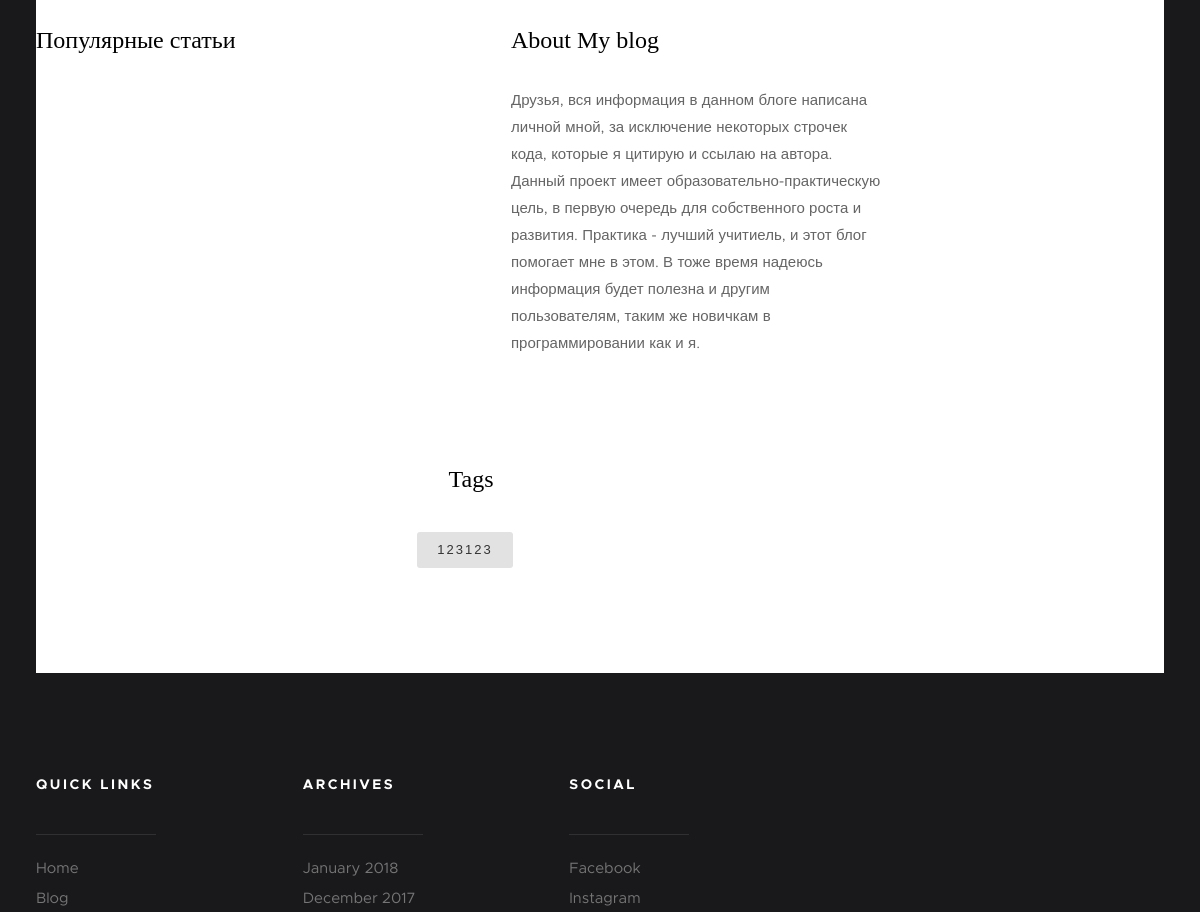
The page /tag/profiling (middle part) on the database as committed earlier.
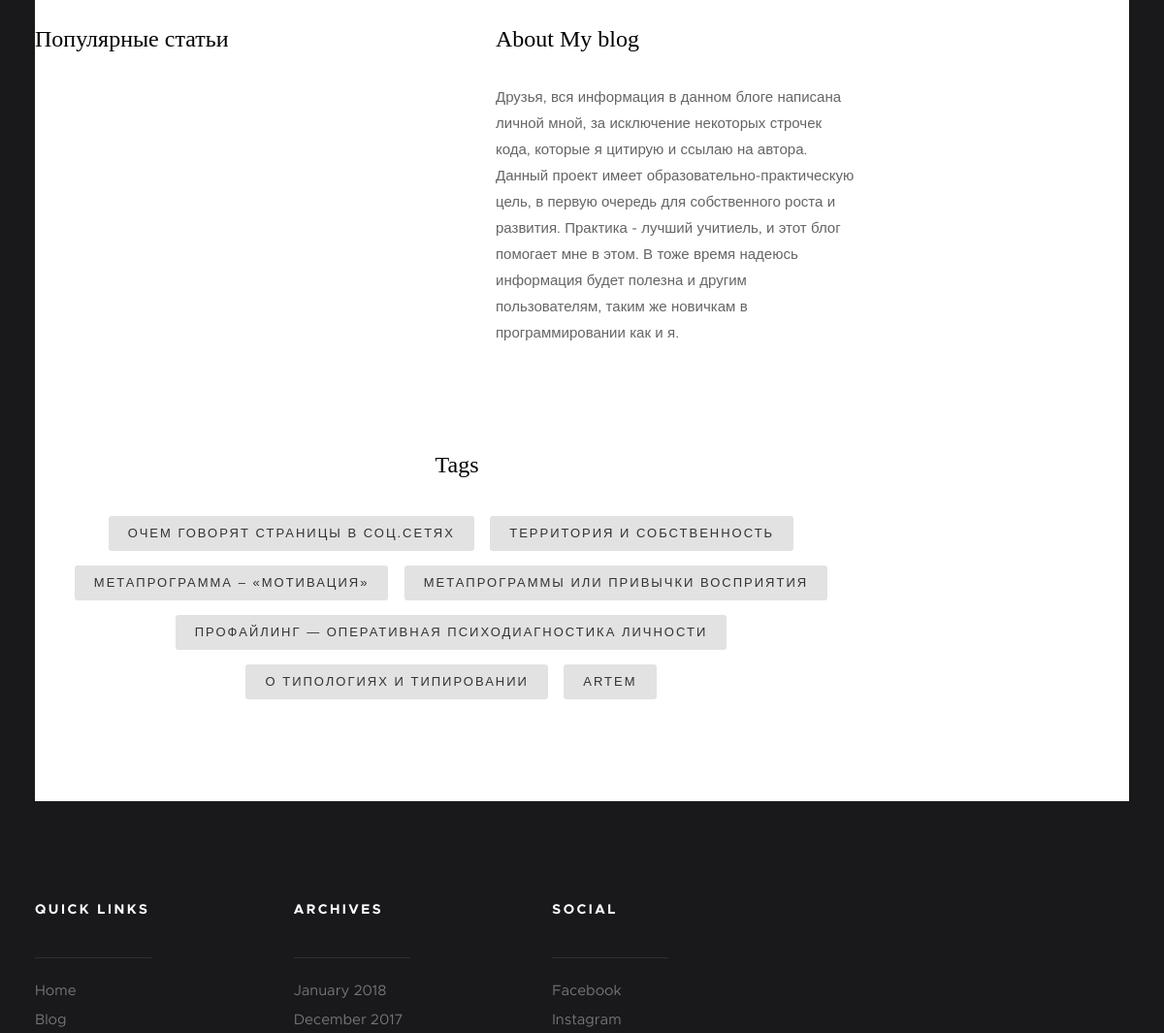
The same page on the database as committed later.
### Blog/models.py (models this page shows, shortened)
class Post (models.Model):
    STATUS_CHOICES = (('draft', 'Draft'), ('published', 'Published'))
    title = models.CharField(max_length=250, verbose_name='Название')
    category = models.ForeignKey(Category, verbose_name='Категория', on_delete=models.SET_NULL, null=True)
    tag=models.ManyToManyField('Tag', blank=True,related_name='posts')
    slug = models.SlugField(max_length=250, unique_for_date='published')
    author = models.ForeignKey(User, on_delete=models.CASCADE, related_name='blog_posts')
    image = models.ImageField(upload_to= generate_filename, verbose_name='Изображение')
    body = RichTextUploadingField(blank=True, null=True)
    published = models.DateTimeField(default=timezone.now)
    created = models.DateTimeField(auto_now_add=True)
    update = models.DateTimeField(auto_now=True)
    likes = models.PositiveIntegerField(default=0, verbose_name='Лайки')
    dislikes = models.PositiveIntegerField(default=0, verbose_name='Дизлайки')
    status = models.CharField(max_length=10, choices=STATUS_CHOICES, default='draft')
    class Meta:
        ordering = ('-published',)

### Blog/views.py (the view)
# urls.py: path('tag/<str:slug>', tagdet, name='tagdet'),
def tagdet(request, slug):
    tag = Tag.objects.get(slug__iexact=slug)
    context = {
        'tags': Post.objects.filter(tag=tag)
    }
    return render(request, 'Blog/post/tag_detail.html', context)

### templates/Blog/post/tag_detail.html (shortened to what this page needs)
{% extends 'Blog/index.html' %}

### templates/Blog/index.html (shortened to what this page needs)
{% load static %}
<!DOCTYPE html>
<html class="no-js" lang="en">
<head>
{% block basic %}
    <link rel="stylesheet" href="{% static 'css/base.css'%}">
    <link rel="stylesheet" href="{% static 'css/vendor.css'%}">
    <link rel="stylesheet" href="{% static 'css/main.css'%}">
</head>
<body id="top">
{% endblock %}
       <div class="row">
            <div class="col-full">
        </div>
{% block pop_content %}
    <section class="s-extra">
        <div class="row top">
            <div class="col-eight md-six tab-full popular">
                <h3>Популярные статьи</h3>
                <div class="block-1-2 block-m-full popular__posts">
                    <article class="col-block popular__post">
                        </article>
                </div>
                </div>
            <div class="col-four md-six tab-full about">
                <h3>About My blog</h3>
                <p>
                Друзья, вся информация в данном блоге написана личной мной, за исключение некоторых строчек кода, которые я цитирую и ссылаю на автора. Данный проект имеет образовательно-практическую цель, в первую очередь для собственного роста и развития. Практика - лучший учитиель, и этот блог помогает мне в этом. В тоже время надеюсь информация будет полезна и другим пользователям, таким же новичкам в программировании как и я.
                </p>
                <ul class="about__social">
                    <li>
                        <a href="#0"><i class="fa fa-facebook" aria-hidden="true"></i></a>
                    </li>
                    <li>
                        <a href="#0"><i class="fa fa-twitter" aria-hidden="true"></i></a>
                    </li>
                    <li>
                        <a href="#0"><i class="fa fa-instagram" aria-hidden="true"></i></a>
                    </li>
                    <li>
                        <a href="#0"><i class="fa fa-pinterest" aria-hidden="true"></i></a>
                    </li>
                </ul>
            </div>
        </div>
<div class="row bottom tags-wrap">
            <div class="col-full tags">
                <h3>Tags</h3>
                <div class="tagcloud">
                    {% for tags in tags %}
                    <a href="{% url 'blog:tagdet' slug=tags.slug %}">{{ tags.title }}</a>
                    {% endfor %}
            </div>
        </div>
{% endblock %}
    </section>
</body>
{% block footer %}
    <footer class="s-footer">
        <div class="s-footer__main">
            <div class="row">
                <div class="col-two md-four mob-full s-footer__sitelinks">
                    <h4>Quick Links</h4>
                    <ul class="s-footer__linklist">
                        <li><a href="#0">Home</a></li>
                        <li><a href="#0">Blog</a></li>
                    </ul>
                </div>
                <div class="col-two md-four mob-full s-footer__archives">
                    <h4>Archives</h4>
                    <ul class="s-footer__linklist">
                        <li><a href="#0">January 2018</a></li>
                        <li><a href="#0">December 2017</a></li>
                    </ul>
                </div>
                <div class="col-two md-four mob-full s-footer__social">
                    <h4>Social</h4>
                    <ul class="s-footer__linklist">
                        <li><a href="#0">Facebook</a></li>
                        <li><a href="#0">Instagram</a></li>
                    </ul>
                </div>
            </div>
        </div>
    </footer>
{% endblock %}
</body>
</html>

Rows that differ between the two databases and show on the page:
removed Post: title "123123"
added Post: title "ОЧЕМ ГОВОРЯТ СТРАНИЦЫ В СОЦ.СЕТЯХ"
added Post: title "ТЕРРИТОРИЯ И СОБСТВЕННОСТЬ"
added Post: title "МЕТАПРОГРАММА – «МОТИВАЦИЯ»"
added Post: title "МЕТАПРОГРАММЫ ИЛИ ПРИВЫЧКИ ВОСПРИЯТИЯ"
added Post: title "ПРОФАЙЛИНГ — ОПЕРАТИВНАЯ ПСИХОДИАГНОСТИКА ЛИЧНОСТИ"
added Post: title "О ТИПОЛОГИЯХ И ТИПИРОВАНИИ"
added Post: title "ARTEM"
